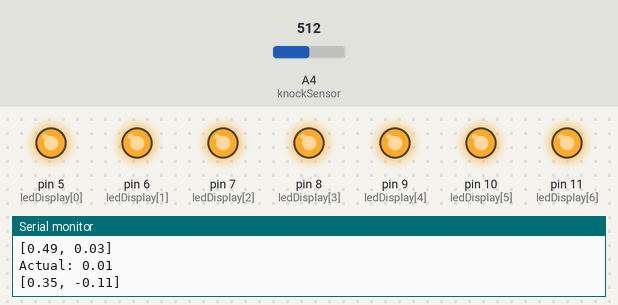
This sketch was run on a simulated Arduino Nano, built with avr-gcc and run on an emulated ATmega328P. Shown: output pins drawn as LEDs (lit = HIGH), the last lines printed to the serial monitor. Dashed ring = blinking. Inputs (shaded band) come from the test bench; at power-on: A4 (knockSensor) = 512. No radio packets arrive unless stated.

Above: at 1.2 s.
1.3 s: A4 (knockSensor) set to 10
At 2.9 s:
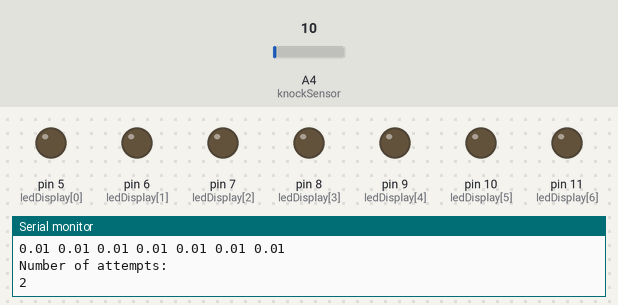
4.3 s: A4 (knockSensor) set to 17
5.8 s: A4 (knockSensor) set to 21
At 6.2 s:
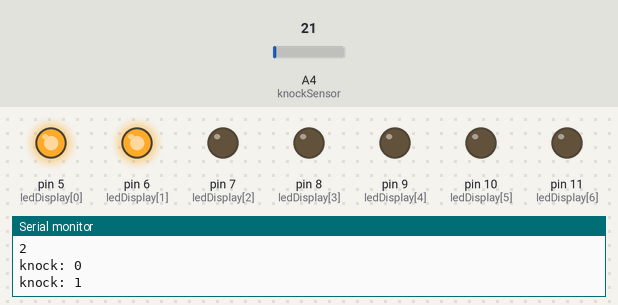
8.8 s: A4 (knockSensor) set to 0
At 10.1 s:
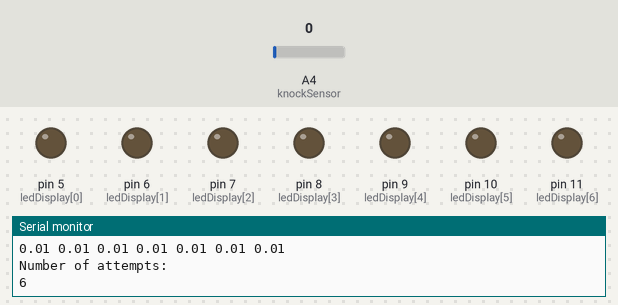
11.8 s: A4 (knockSensor) set to 30
At 12.84 s:
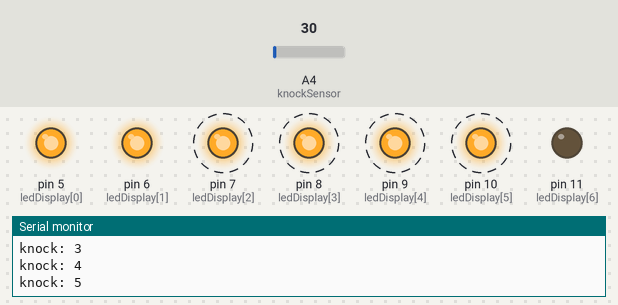
Timing chart, 0 to 15.8 s (numbered marks = the images above; inputs shaded):
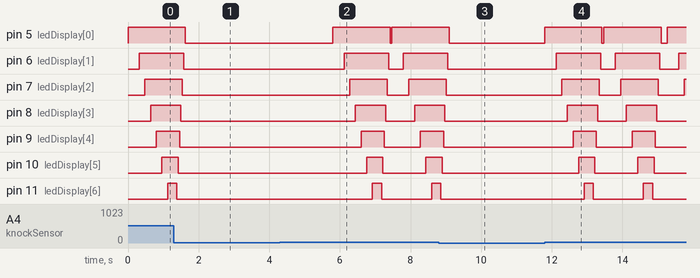

The sketch:

secret_knock.ino
```cpp
#include <RH_ASK.h>
#include <SPI.h>        // Not actually used but needed to compile

/*
   Secret Knock Sensor Transmitter

   Listens for specified knock pattern to send a message to a reciever
   that opens a door from the inside.

   Using a piezo element to detect knocks on a pad, the software listens
   for the intervals between each detected knock and stores it in a buffer
   to analyze when the attempt is complete. If the attempt is correct, it
   validates it and sends a signal to the reciever letting it know to open
   the door.

   Hardware used:
    -Arduino Nano (any I/O microcontroller could work for this project)
    -Piezo Element (with 1M Ohm)
    -433 MHz RF transmitter
    -LED's (with 220 Ohm resistors)
    -Jumper Wires

   Created by Garrett Money
   12/18/2018
*/

/* -------------- Hardware and pinout Variables Setup ----------------- */
const int ledDisplay[7] = { 5,6,7,8,9,10,11 }; //pinOut array for the LED display
const int knockSensor = A4;                    //the piezo is connected to analog pin 0
int sensorReading = 0;                         //variable to store the value read from the knockSensor pin
const int threshold = 20;                      //threshold value to decide when the detected sound is a knock or not

RH_ASK driver;                                 //Create the Radio Head driver to control RF Transmitter


/* ------------------ DataStructures and Variables Setup ---------------*/
double leniencyInterval = .23;            //Allows some cushion for differences in tempos
double listener[7];                       //The buffer used to store knocks and compare against the knock pattern matrix
double timer = 0;                         //custom timer used to measure the intervals
int knockIndex = 0;                       //Keeps track of which knock we are on according to the listener buffer (columns in knockPattern)
int patternIndex = 0;                     //Keeps track of which knock pattern we are going to accept (this currently does not change)


//Stores recorded intervals between knocks. This is what we want our attempts to sound like to send the signal.
double knockPattern[3][7] = { {0.01, 0.26, 0.12, 0.02, 0.29, 0.65, 0.28},
                              {0.01, 0.26, 0.12, 0.02, 0.29, 0.65, 0.28},
                              {0.01, 0.26, 0.12, 0.02, 0.29, 0.65, 0.28} };


/* ------------- Statistics and Recording Variables --------------------*/
int attempts = 0;                         //Keeps track of how many attempts since boot
double avg[7];                            //Used for averaging the desired pattern over however many attemps
bool active = false;                      //Used to determine when to start the timer


/*------------------------------Functions and Code ---------------------------------------*/

/**
 * Setup initializes all of our pinouts
 * starts a serial port for debugging
 * and ensures our Radio Head Transmitter is functioning
 */
void setup()
{
  //initialize all LED pins to output
  for(int i = 0; i < 7; i++)
  {
    pinMode(ledDisplay[i], OUTPUT);
  }

  //Used for debugging on the Serial Monitor
  Serial.begin(9600);

  //If the initialization of the Radio fails, print error to monitor
  if (!driver.init())
  {
    Serial.println("init failed");
  }
}

/**
 * Loop runs all of our main logic and calls other helper functions
 * when needed. Runs directly after setup.
 */
void loop()
{
   //Read the sensor and store it in the variable sensorReading:
   sensorReading = analogRead(knockSensor);

  //If the first knock was big enough to pass our threshold (20), listen for more
  if (sensorReading >= threshold)
  {
    active = true;                             //begin listening with timer
    digitalWrite(ledDisplay[0], HIGH);         //update first pin

    //since someone is attempting a knock pattern, listen for more until reset or success
    while(active)
    {
      sensorReading = analogRead(knockSensor); //reinitialize knock sensor to listen for next knock
      timer += .01;                            //update timer (measures in 10ms)
      delay(10);                               //allow time to pass to sync with timer variable

      if(timer >= 3.00)                        //timout on the attempt (reset all)
      {
        sensorReading = 0;
        verifyPattern();
        reset(0);
      }

      //Read subsequent knock
      if (sensorReading >= threshold)
      {
         delay(150);
         sensorReading = 0;
         listener[knockIndex] = timer;
         Serial.print("knock: ");
         Serial.println(knockIndex);

         digitalWrite(ledDisplay[knockIndex], HIGH);
         timer = 0;
         knockIndex = (knockIndex + 1);

         if (knockIndex >= 7)
         {
            if(verifyPattern())
            {
              reset(1);
            }
            active = false;
            knockIndex = 0;
            testAvg();
            initializeListener();
         }
       }
    }
  }
}

/**
 * Verifies the attemptedPattern
 */
bool verifyPattern()
{
  bool validAttempt = true;

  for(int i = 0; i < 7; i++)
  {
    double high = knockPattern[patternIndex][i] + leniencyInterval;
    double low = knockPattern[patternIndex][i] - leniencyInterval;
    printResults(high, low, i);
    if(listener[i] <= low || listener[i] >= high)
    {
      validAttempt = false;
    }
  }
  if(validAttempt)
  {
    Serial.println("CORRECT KNOCK PATTERN!!!");
    openDoor();
  }
  else
  {
     Serial.println("INCORRECT KNOCK PATTERN!!!");
     reset(0);
  }
  return validAttempt;
}

void printResults(double high, double low, int i)
{
    Serial.print("[");
    Serial.print(high);
    Serial.print(", ");
    Serial.print(low);
    Serial.print("]");
    Serial.println();
    Serial.print("Actual: ");
    Serial.print(listener[i]);
    Serial.println();
    Serial.println();
}

void reset(int status)
{
  if (status == 0)
  {
        Serial.println("Failure - RESETTING!!!");
        attempts += 1;
        sensorReading = 0;
        timer = 0;
        active = false;

        for(int i = knockIndex; i >= 0; i--)
        {
          digitalWrite(ledDisplay[i], LOW);
          delay(40);
        }
        knockIndex = 0;
  }
  if (status == 1)
  {
        Serial.println("Success - RESETTING!!!");
        attempts += 1;
        sensorReading = 0;
        timer = 0;
        active = false;
        knockIndex = 0;
        for(int j = 0; j < 5; j++)
        {
            for(int j = 0; j < 7; j++)
            {
              digitalWrite(ledDisplay[j], LOW);
            }
            delay(300);
            for(int j = 0; j < 7; j++)
            {
              digitalWrite(ledDisplay[j], HIGH);
            }
            delay(300);
            for(int j = 0; j < 7; j++)
            {
              digitalWrite(ledDisplay[j], LOW);
            }
        }
  }
}

void initializeListener()
{
    for(unsigned int i = 0; i < sizeof(listener)/4; i++)
    {
       listener[i] = 0;
    }
}

void openDoor()
{
  const char *msg = "Let's open this bitch";
    driver.send((uint8_t *)msg, strlen(msg));
    driver.waitPacketSent();
  Serial.println("opening door");
}

void testAvg()
{
  Serial.println("Full pattern: ");
    for(unsigned int i = 0; i < sizeof(avg)/4; i++)
    {
       avg[i] = avg[i] + listener[i];
       Serial.print(listener[i]);
       Serial.print(" ");
    }
    attempts++;
    Serial.println();
    Serial.println("Number of attempts: ");
    Serial.print(attempts);
    Serial.println();

    if(attempts%30 == 10)
    {
      for(unsigned int i = 0; i < sizeof(avg)/4; i++)
      {
       avg[i] = avg[i] / attempts;
      }
      Serial.println();
      for(unsigned int i = 0; i < sizeof(avg)/4; i++)
      {
         Serial.print("Averages = ");
         Serial.print(avg[i]);
         Serial.print(" ");
      }

    }
}
```

Measured:
- the behaviour switches between 19 and 20 on A4 (knockSensor) (found by bisection; images 1 and 2)
- after the input at 1.3 s, pin 5 (ledDisplay[0]), pin 6 (ledDisplay[1]): goes on until 1.6 s, then stays LOW; pin 7 (ledDisplay[2]), pin 8 (ledDisplay[3]), pin 9 (ledDisplay[4]): goes on until 1.5 s, then stays LOW; pin 10 (ledDisplay[5]), pin 11 (ledDisplay[6]): goes on until 1.4 s, then stays LOW
- after the input at 4.3 s, every drawn part: stays the same
- after the input at 5.8 s, pin 5 (ledDisplay[0]): LOW → HIGH at once, → LOW 1.6 s later, → HIGH 0.05 s later; pin 6 (ledDisplay[1]): LOW → HIGH after 0.32 s, → LOW 1.3 s later, → HIGH 0.41 s later
- after the input at 8.8 s, pin 5 (ledDisplay[0]), pin 6 (ledDisplay[1]): goes on until 9.1 s, then stays LOW; pin 7 (ledDisplay[2]), pin 8 (ledDisplay[3]): goes on until 9.0 s, then stays LOW; pin 9 (ledDisplay[4]), pin 10 (ledDisplay[5]), pin 11 (ledDisplay[6]): goes on until 8.9 s, then stays LOW
- after the input at 11.8 s, pin 5 (ledDisplay[0]): goes HIGH 1.6 s, LOW 0.05 s, HIGH 1.6 s, LOW 0.17 s, then HIGH, starting at once; pin 6 (ledDisplay[1]): goes HIGH 1.3 s, LOW 0.41 s, HIGH 1.3 s, LOW 0.53 s, then HIGH, starting after 0.32 s
